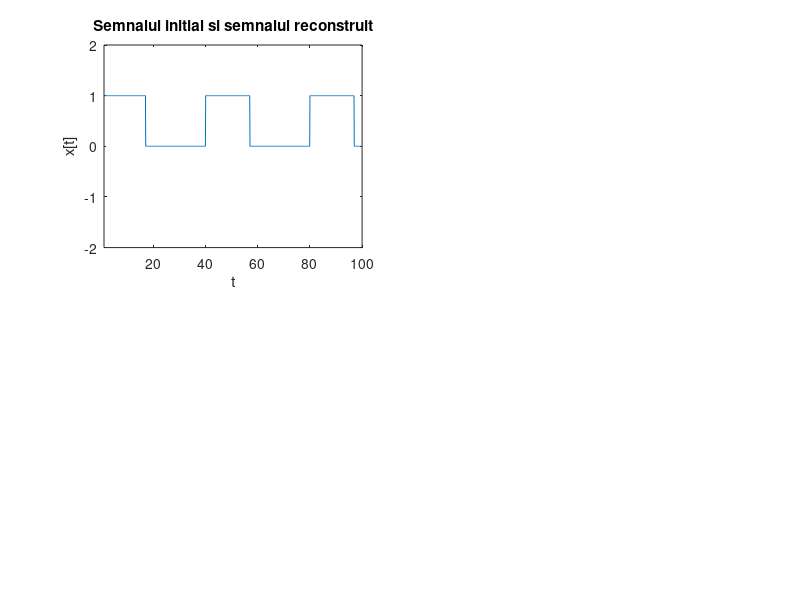

This figure's MATLAB source: (Note: this script raises an error after producing the figure.)
%Tema 2 SP
t=0:0.1:100;%rezolutia temporara
T=40;%valoarea Perioadei
w=2*pi/T;
D=17;%durata semnalului
d=D/T*100;%factorul de umplere
x=0.5*square(w*t,d)+0.5;%generarea semnalului dreptunghiular
subplot(2,2,1);
plot(t,x);axis([1 100 -2 2]);xlabel('t');ylabel('x[t]');title('Semnalul initial si semnalul reconstruit');%reprezentarea grafica
hold on;
f=zeros(size(N));%creez un vector in care toate elementele sunt zero si in care voi reconstrui semnalul cu ajutorul coeficientilor 
subplot(2,2,2);
N=50;%nr de coeficienti pe care ii voi calcula
a=0;%un vector egal cu zero in care voi memora Coeficientii dezvoltarii seriei Fourier
omega=0;%un vector egal cu zero in care voi memora valorie k*omega

for k=(-N/2+1):(N/2)%parcurg elementele cele 50 de elemente de la -24 la 25 
    q=@(t) exp(-j*k*w*t);%functie de t
    
    X=(1/T)*integral(q, 0, 17);%formula pentru calculul coeficientilor dezvoltarii seriei Fourier
    
    f=f+X*exp(j*k*w*t);%reconstruirea semnalului
    a=[a,X];%memorarea Coeficientilor
    omega=[omega,k];%memorarea valorilor k*omega
end
a %afisarea coeficientilor 
stem(omega*w,2*abs(a));xlabel('omega');ylabel('Ak');title('Spectrul de Amplitudini');%reprezentarea spectrului de amplitudini 
subplot(2,2,1); 
plot(t,f,'.');%reprezentarea semnalului reconstruit peste semnalul initial(reprezentarea celor doua pe acelasi grafic se face cu ajutorul functiilor "hold on" si "hold off"
hold off;